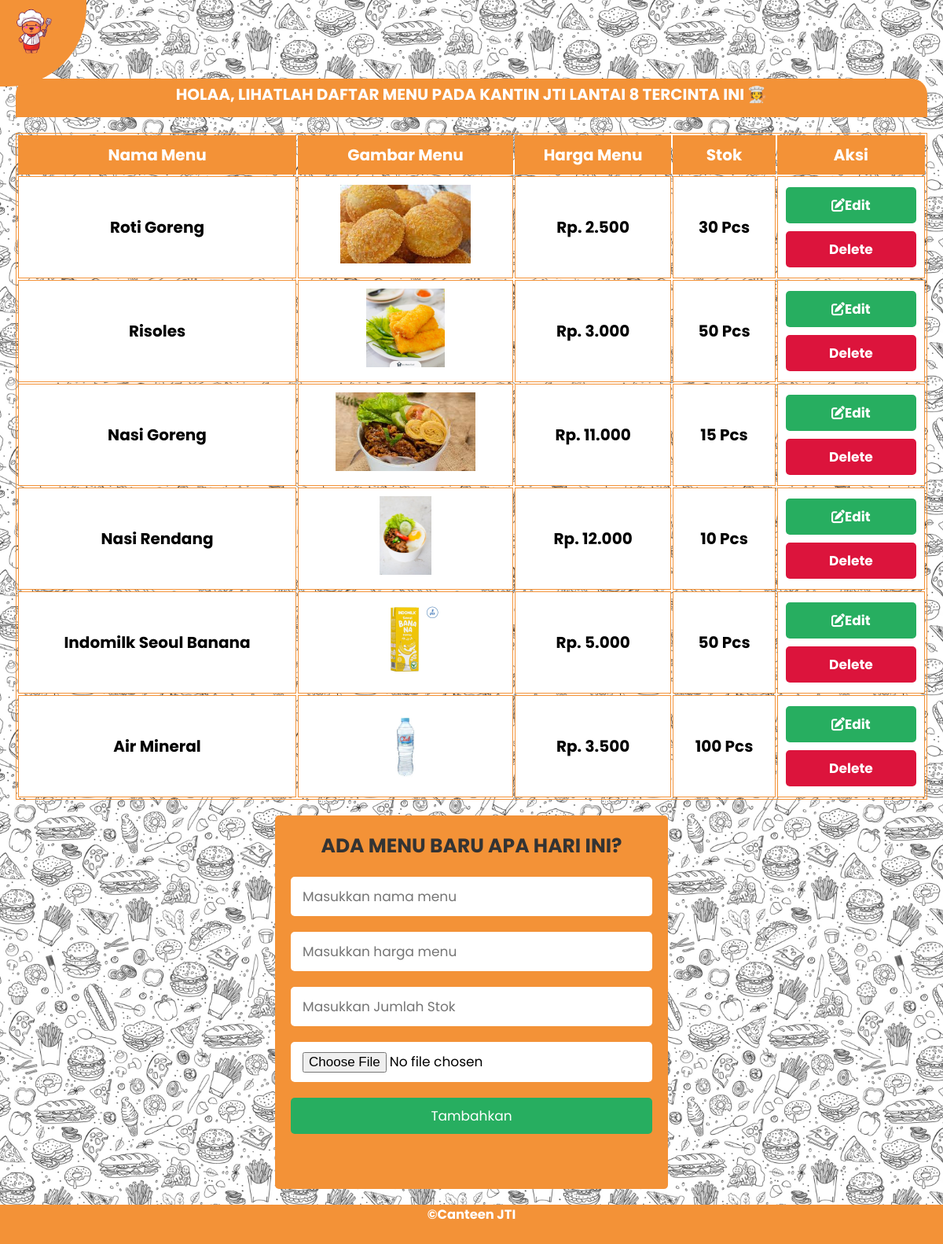
Page /canteen.php on the committed database.
### tables this page shows
CREATE TABLE `menu` (
  `id_menu` int NOT NULL,
  `nama_menu` varchar(255) NOT NULL,
  `gambar_menu` varchar(255) NOT NULL,
  `harga` varchar(255) NOT NULL,
  `stok` varchar(255) NOT NULL
);

### canteen.php (the view, shortened to what this page needs)
<?php
include 'connection.php';
$messages[] = ' ';
?>
<!DOCTYPE html>
<html lang="en">
<head>
    <link rel="stylesheet" href="https://cdnjs.cloudflare.com/ajax/libs/font-awesome/6.6.0/css/all.min.css">
    <link rel="stylesheet" href="styleC.css">
</head>
<body>
    <div class="nav-bar">
        <a href="index.php">
            <img src="img/icon.png" alt="icon">
        </a>
    </div>
    <div class="container">
        <h1 class="sambutan">HOLAA, LIHATLAH DAFTAR MENU PADA KANTIN JTI LANTAI 8 TERCINTA INI 🧑‍🍳</h1>
        <?php
        $select = mysqli_query($conn, "SELECT * FROM menu");
        ?>
        <div class="tampilan-menu">
            <table class="table-tampilan-menu">
                <thead>
                    <tr>
                        <th>Nama Menu</th>
                        <th>Gambar Menu</th>
                        <th>Harga Menu</th>
                        <th>Stok</th>
                        <th>Aksi</th>
                    </tr>
                </thead>
                <?php while ($row = mysqli_fetch_assoc($select)) { ?>
                    <tbody>
                        <tr>
                            <td><?php echo $row['nama_menu']; ?></td>
                            <td><img src="uploaded_img/<?php echo $row['gambar_menu']; ?>" height="100" alt=""></td>
                            <td>Rp. <?php echo $row['harga']; ?></td>
                            <td><?php echo $row['stok']; ?> pcs</td>
                            <td <td>
                                <a href="update.php?edit=<?php echo $row['id_menu']; ?>" class="btn"><i
                                        class="fas fa-edit"></i>Edit</a>
                                <a href="canteen.php?delete=<?php echo $row['id_menu']; ?>" class="btn">Delete</a>
                            </td>
                        </tr>
                    <?php } ?>
                </tbody>
            </table>
        </div>
        <div class="container-form">
            <form action="<?php $_SERVER['PHP_SELF'] ?>" method="post" enctype="multipart/form-data">
                <h2>Ada menu baru apa hari ini?</h2>
                <input type="text" placeholder="Masukkan nama menu" name="nama_menu" class="box">
                <input type="text" placeholder="Masukkan harga menu" name="harga_menu" class="box">
                <input type="text" placeholder="Masukkan Jumlah Stok" name="stok" class="box">
                <input type="file" accept="image/png, image/jpg, image/jpeg" name="gambar_menu" class="box">
                <input type="submit" value="Tambahkan" name="tambah_menu" class="btn">
                <?php
                if (isset($messages)) {
                    foreach ($messages as $message) {
                        echo '<span class="message">' . $message . '</span>';
                    }
                }
                ?>
            </form>
        </div>
    </div>
    <div class="footer">
        <h3>&copy;Canteen JTI</h3>
    </div>
</body>
</html>

### styleC.css (style rules this page uses)
:root { --green:#27ae60; --blue:#162157; --gray:#CAD8DE; --black:#333; --white:#fff; --bg-color:#F39237; --box-shadow:0 .5rem 1rem rgba(0,0,0,.1); --border:.1rem solid var(--bg-color); }
* { font-family: 'Poppins', sans-serif; margin:0; padding:0; box-sizing: border-box; outline: none; border:none; text-decoration: none; text-transform: capitalize; }
html { font-size: 62.5%; overflow-x: hidden; }
.container { max-width: 1200px; padding:2rem; margin:0 auto; }
h1 { text-align: center; color: var(--white); }
.container-form form { max-width: 50rem; margin:0 auto; padding:2rem; border-radius: .5rem; background: var(--bg-color); }
.container-form form h2 { text-transform: uppercase; color:var(--black); margin-bottom: 1rem; text-align: center; font-size: 2.5rem; }
.container-form form .box { width: 100%; border-radius: .5rem; padding:1.2rem 1.5rem; font-size: 1.7rem; margin:1rem 0; background: var(--white); text-transform: none; }
.tampilan-menu { margin:2rem 0; font-weight: bold; }
.tampilan-menu .table-tampilan-menu { width: 100%; text-align: center; border: var(--border); }
.tampilan-menu .table-tampilan-menu thead { background: var(--bg-color); }
.tampilan-menu .table-tampilan-menu th { color: var(--white); padding:1rem; font-size: 2rem; }
.tampilan-menu .table-tampilan-menu td { background: var(--white); padding:1rem; font-size: 2rem; border: var(--border); }
.tampilan-menu .table-tampilan-menu .btn:first-child { margin-top: 0; }
.tampilan-menu .table-tampilan-menu .btn:last-child { background: crimson; }
.btn { display: block; width: 100%; cursor: pointer; border-radius: .5rem; margin-top: 1rem; font-size: 1.7rem; padding:1rem 3rem; background: var(--green); color:var(--white); text-align: center; }
.message { display: block; background: var(--bg-color); padding:1.5rem 1rem; font-size: 2rem; color:var(--black); margin-bottom: 2rem; text-align: center; }

### canteen.php (style rules this page uses)
body { background-image: url(./img/background.png); background-attachment: fixed; background-size: 30%; }
.nav-bar { background: var(--bg-color); width: 9rem; height: 9rem; border-bottom-right-radius: 10rem; position: fixed; }
.nav-bar img { width: 7rem; }
h1 { height: 4.9rem; padding-top: 5px; margin-top: 8rem; text-align: center; color: #fff; background-color: #F39237; border-top-left-radius: 2rem; border-top-right-radius: 2rem; }
.footer { width: 100%; height: 5rem; background: var(--bg-color); color: var(--white); text-align: center; font-size:1.4rem; }

### rows in the picture
menu: nama_menu "Roti Goreng", gambar_menu (picture), harga "2.500", stok "30"
menu: nama_menu "Risoles", gambar_menu (picture), harga "3.000", stok "50"
menu: nama_menu "Nasi Goreng", gambar_menu (picture), harga "11.000", stok "15"
menu: nama_menu "Nasi Rendang", gambar_menu (picture), harga "12.000", stok "10"
menu: nama_menu "Indomilk Seoul Banana", gambar_menu (picture), harga "5.000", stok "50"
menu: nama_menu "Air Mineral", gambar_menu (picture), harga "3.500", stok "100"
